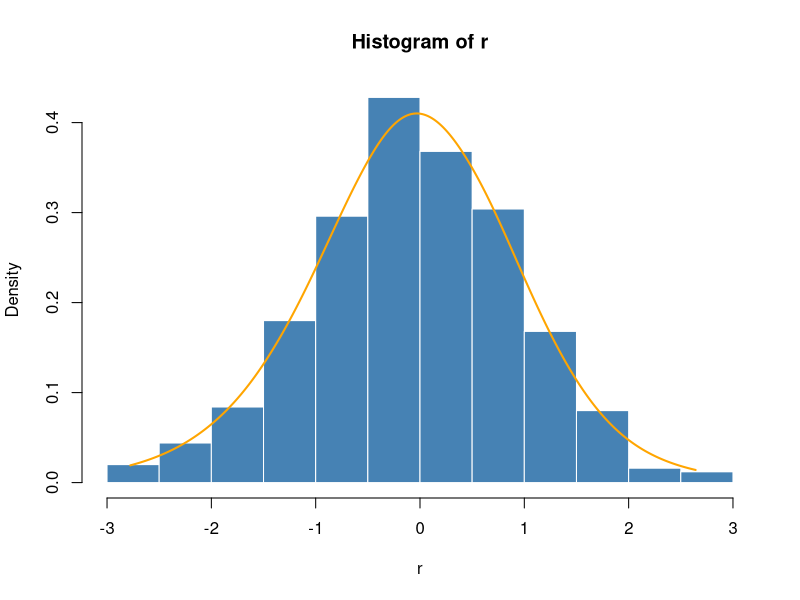

Write the R code that produced this figure.
library(fBasics)


### Name: ssd
### Title: Spline Smoothed Distribution
### Aliases: ssd dssd pssd qssd rssd
### Keywords: distribution

### ** Examples
   
## ssdFit -
   set.seed(1953)
   r = rnorm(500)
   hist(r, breaks = "FD", probability = TRUE,
     col = "steelblue", border = "white")
 
## ssdFit - 
   param = ssdFit(r)
   
## dssd -  
   u = seq(min(r), max(r), len = 301)
   v = dssd(u, param)
   lines(u, v, col = "orange", lwd = 2)
